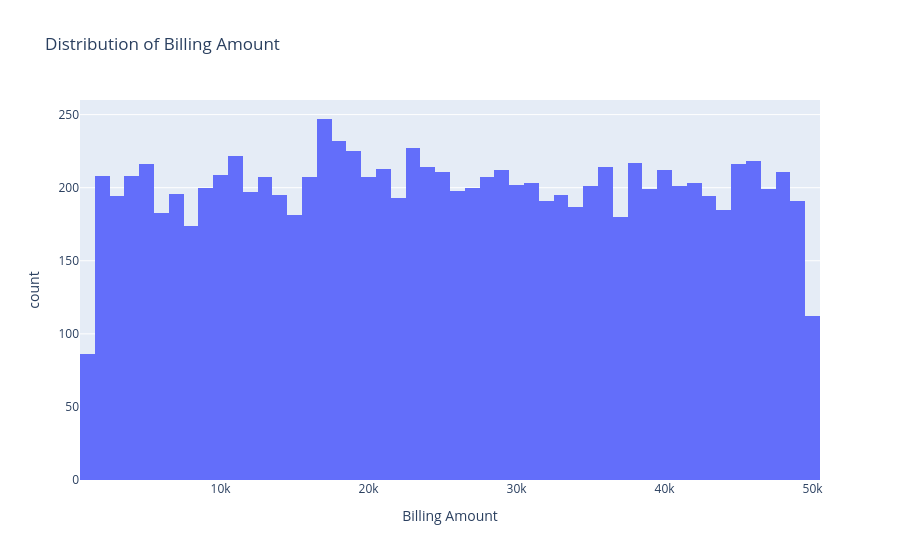
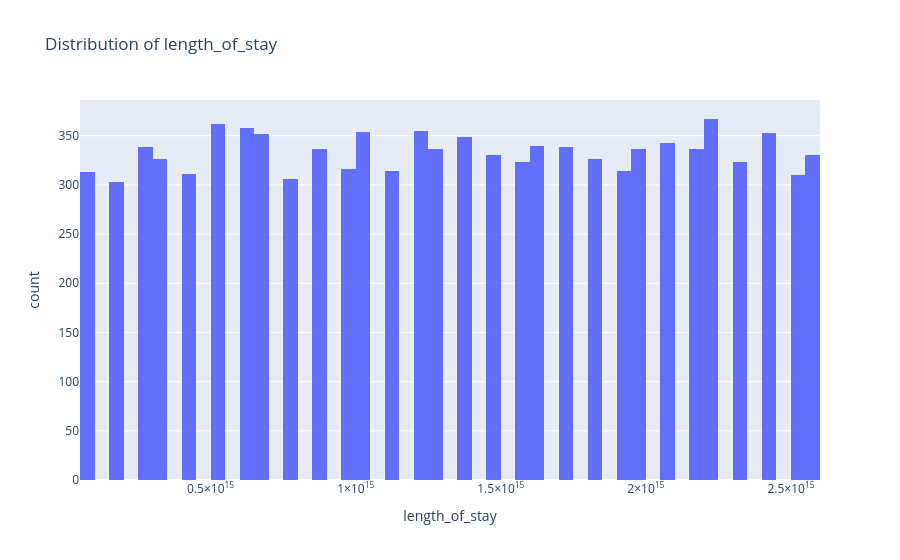
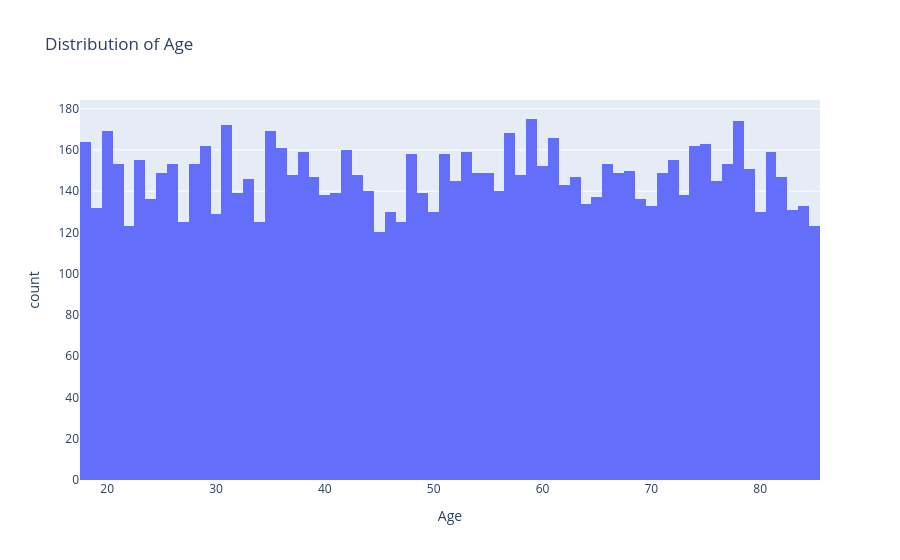

These figures' notebook cell, in order:
### Code cell
num_cols = ["Billing Amount", "length_of_stay", "Age"]

for col in num_cols:
	fig = px.histogram(df, x=col, title=f"Distribution of {col}")
	fig.show()

### Figure 1 — Plotly figure (JSON) as saved in the notebook; plotly's stock layout.template omitted (floating-point values rounded to 4 significant figures; data arrays with more than 128 entries replaced by an {"elided": "..."} marker saying what was removed)
{"data": [{"alignmentgroup": "True", "bingroup": "x", "hovertemplate": "Billing Amount=%{x}<br>count=%{y}<extra></extra>", "legendgroup": "", "marker": {"color": "#636efa", "pattern": {"shape": ""}}, "name": "", "offsetgroup": "", "orientation": "v", "showlegend": false, "type": "histogram", "x": {"elided": "10000 float values"}, "xaxis": "x", "yaxis": "y"}], "layout": {"barmode": "relative", "legend": {"tracegroupgap": 0}, "title": {"text": "Distribution of Billing Amount"}, "xaxis": {"anchor": "y", "domain": [0, 1], "title": {"text": "Billing Amount"}}, "yaxis": {"anchor": "x", "domain": [0, 1], "title": {"text": "count"}}}}

### Figure 2 — Plotly figure (JSON) as saved in the notebook; plotly's stock layout.template omitted (floating-point values rounded to 4 significant figures; data arrays with more than 128 entries replaced by an {"elided": "..."} marker saying what was removed)
{"data": [{"alignmentgroup": "True", "bingroup": "x", "hovertemplate": "length_of_stay=%{x}<br>count=%{y}<extra></extra>", "legendgroup": "", "marker": {"color": "#636efa", "pattern": {"shape": ""}}, "name": "", "offsetgroup": "", "orientation": "v", "showlegend": false, "type": "histogram", "x": {"elided": "10000 int values"}, "xaxis": "x", "yaxis": "y"}], "layout": {"barmode": "relative", "legend": {"tracegroupgap": 0}, "title": {"text": "Distribution of length_of_stay"}, "xaxis": {"anchor": "y", "domain": [0, 1], "title": {"text": "length_of_stay"}}, "yaxis": {"anchor": "x", "domain": [0, 1], "title": {"text": "count"}}}}

### Figure 3 — Plotly figure (JSON) as saved in the notebook; plotly's stock layout.template omitted (floating-point values rounded to 4 significant figures; data arrays with more than 128 entries replaced by an {"elided": "..."} marker saying what was removed)
{"data": [{"alignmentgroup": "True", "bingroup": "x", "hovertemplate": "Age=%{x}<br>count=%{y}<extra></extra>", "legendgroup": "", "marker": {"color": "#636efa", "pattern": {"shape": ""}}, "name": "", "offsetgroup": "", "orientation": "v", "showlegend": false, "type": "histogram", "x": {"elided": "10000 int values"}, "xaxis": "x", "yaxis": "y"}], "layout": {"barmode": "relative", "legend": {"tracegroupgap": 0}, "title": {"text": "Distribution of Age"}, "xaxis": {"anchor": "y", "domain": [0, 1], "title": {"text": "Age"}}, "yaxis": {"anchor": "x", "domain": [0, 1], "title": {"text": "count"}}}}
